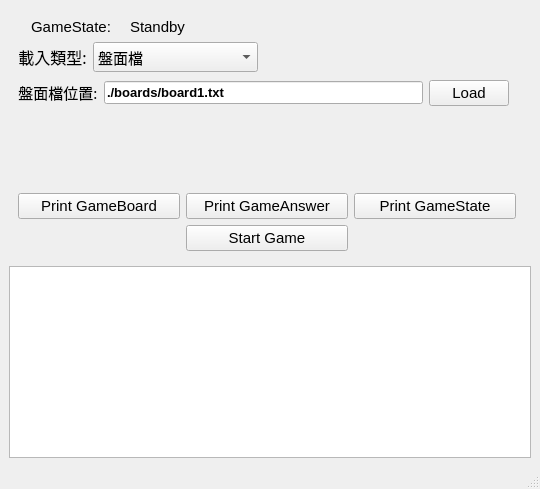
<?xml version="1.0" encoding="UTF-8"?>
<ui version="4.0">
 <class>MainWindow</class>
 <widget class="QMainWindow" name="MainWindow">
  <property name="geometry">
   <rect>
    <x>0</x>
    <y>0</y>
    <width>540</width>
    <height>489</height>
   </rect>
  </property>
  <property name="windowTitle">
   <string>MainWindow</string>
  </property>
  <widget class="QWidget" name="centralwidget">
   <layout class="QGridLayout" name="gridLayout_4">
    <item row="0" column="0">
     <widget class="QStackedWidget" name="choose_play2">
      <property name="currentIndex">
       <number>0</number>
      </property>
      <widget class="QWidget" name="stackedWidget_2Page1">
       <layout class="QGridLayout" name="gridLayout">
        <item row="3" column="0">
         <widget class="QStackedWidget" name="choose_play1">
          <property name="currentIndex">
           <number>0</number>
          </property>
          <widget class="QWidget" name="choose_play1Page1">
           <widget class="QWidget" name="gridLayoutWidget_4">
            <property name="geometry">
             <rect>
              <x>0</x>
              <y>0</y>
              <width>491</width>
              <height>31</height>
             </rect>
            </property>
            <layout class="QGridLayout" name="playing_box_2">
             <item row="0" column="0">
              <widget class="QLabel" name="txt_Load_file_2">
               <property name="sizePolicy">
                <sizepolicy hsizetype="Fixed" vsizetype="Fixed">
                 <horstretch>0</horstretch>
                 <verstretch>0</verstretch>
                </sizepolicy>
               </property>
               <property name="font">
                <font>
                 <family>微軟正黑體</family>
                 <pointsize>11</pointsize>
                </font>
               </property>
               <property name="text">
                <string>盤面檔位置:</string>
               </property>
               <property name="alignment">
                <set>Qt::AlignCenter</set>
               </property>
              </widget>
             </item>
             <item row="0" column="1">
              <widget class="QLineEdit" name="input_Board_2">
               <property name="sizePolicy">
                <sizepolicy hsizetype="Minimum" vsizetype="Fixed">
                 <horstretch>0</horstretch>
                 <verstretch>0</verstretch>
                </sizepolicy>
               </property>
               <property name="font">
                <font>
                 <family>Microsoft YaHei UI</family>
                 <pointsize>10</pointsize>
                 <bold>true</bold>
                </font>
               </property>
               <property name="text">
                <string>./boards/board1.txt</string>
               </property>
              </widget>
             </item>
             <item row="0" column="2">
              <widget class="QPushButton" name="button_Load_2">
               <property name="sizePolicy">
                <sizepolicy hsizetype="Fixed" vsizetype="Fixed">
                 <horstretch>0</horstretch>
                 <verstretch>0</verstretch>
                </sizepolicy>
               </property>
               <property name="font">
                <font>
                 <family>Microsoft YaHei UI</family>
                 <pointsize>11</pointsize>
                </font>
               </property>
               <property name="text">
                <string>Load</string>
               </property>
              </widget>
             </item>
            </layout>
           </widget>
          </widget>
          <widget class="QWidget" name="page_2">
           <widget class="QWidget" name="gridLayoutWidget_11">
            <property name="geometry">
             <rect>
              <x>10</x>
              <y>0</y>
              <width>501</width>
              <height>31</height>
             </rect>
            </property>
            <layout class="QGridLayout" name="playing_box_9">
             <item row="0" column="1">
              <widget class="QSpinBox" name="Rows_count_7">
               <property name="sizePolicy">
                <sizepolicy hsizetype="Fixed" vsizetype="Fixed">
                 <horstretch>0</horstretch>
                 <verstretch>0</verstretch>
                </sizepolicy>
               </property>
               <property name="font">
                <font>
                 <pointsize>10</pointsize>
                </font>
               </property>
              </widget>
             </item>
             <item row="0" column="6">
              <widget class="QPushButton" name="button_Load_9">
               <property name="sizePolicy">
                <sizepolicy hsizetype="Fixed" vsizetype="Fixed">
                 <horstretch>0</horstretch>
                 <verstretch>0</verstretch>
                </sizepolicy>
               </property>
               <property name="font">
                <font>
                 <family>Microsoft YaHei UI</family>
                 <pointsize>11</pointsize>
                </font>
               </property>
               <property name="text">
                <string>Load</string>
               </property>
              </widget>
             </item>
             <item row="0" column="5">
              <widget class="QDoubleSpinBox" name="bomb_count">
               <property name="sizePolicy">
                <sizepolicy hsizetype="Fixed" vsizetype="Fixed">
                 <horstretch>0</horstretch>
                 <verstretch>0</verstretch>
                </sizepolicy>
               </property>
               <property name="font">
                <font>
                 <pointsize>10</pointsize>
                </font>
               </property>
              </widget>
             </item>
             <item row="0" column="0">
              <widget class="QLabel" name="txt_Rows_7">
               <property name="sizePolicy">
                <sizepolicy hsizetype="Fixed" vsizetype="Preferred">
                 <horstretch>0</horstretch>
                 <verstretch>0</verstretch>
                </sizepolicy>
               </property>
               <property name="font">
                <font>
                 <family>Microsoft YaHei UI</family>
                 <pointsize>10</pointsize>
                 <bold>false</bold>
                </font>
               </property>
               <property name="text">
                <string>Rows:</string>
               </property>
               <property name="alignment">
                <set>Qt::AlignCenter</set>
               </property>
              </widget>
             </item>
             <item row="0" column="2">
              <widget class="QLabel" name="txt_Cols_7">
               <property name="sizePolicy">
                <sizepolicy hsizetype="Fixed" vsizetype="Preferred">
                 <horstretch>0</horstretch>
                 <verstretch>0</verstretch>
                </sizepolicy>
               </property>
               <property name="font">
                <font>
                 <family>Microsoft YaHei UI</family>
                 <pointsize>10</pointsize>
                 <bold>false</bold>
                </font>
               </property>
               <property name="text">
                <string>Cows:</string>
               </property>
              </widget>
             </item>
             <item row="0" column="3">
              <widget class="QSpinBox" name="Cows_count_7">
               <property name="sizePolicy">
                <sizepolicy hsizetype="Fixed" vsizetype="Fixed">
                 <horstretch>0</horstretch>
                 <verstretch>0</verstretch>
                </sizepolicy>
               </property>
               <property name="font">
                <font>
                 <pointsize>10</pointsize>
                </font>
               </property>
              </widget>
             </item>
             <item row="0" column="4">
              <widget class="QLabel" name="txt_BombCount_7">
               <property name="sizePolicy">
                <sizepolicy hsizetype="Fixed" vsizetype="Preferred">
                 <horstretch>0</horstretch>
                 <verstretch>0</verstretch>
                </sizepolicy>
               </property>
               <property name="font">
                <font>
                 <family>微軟正黑體</family>
                 <pointsize>11</pointsize>
                </font>
               </property>
               <property name="text">
                <string>炸彈生成率:</string>
               </property>
              </widget>
             </item>
            </layout>
           </widget>
          </widget>
          <widget class="QWidget" name="page">
           <widget class="QWidget" name="choose_play2_3" native="true">
            <property name="geometry">
             <rect>
              <x>0</x>
              <y>0</y>
              <width>501</width>
              <height>41</height>
             </rect>
            </property>
            <widget class="QWidget" name="gridLayoutWidget_10">
             <property name="geometry">
              <rect>
               <x>0</x>
               <y>0</y>
               <width>491</width>
               <height>31</height>
              </rect>
             </property>
             <layout class="QGridLayout" name="playing_box_8">
              <item row="0" column="1">
               <widget class="QSpinBox" name="Rows_count_6">
                <property name="sizePolicy">
                 <sizepolicy hsizetype="Fixed" vsizetype="Fixed">
                  <horstretch>0</horstretch>
                  <verstretch>0</verstretch>
                 </sizepolicy>
                </property>
                <property name="font">
                 <font>
                  <pointsize>10</pointsize>
                 </font>
                </property>
               </widget>
              </item>
              <item row="0" column="3">
               <widget class="QSpinBox" name="Cows_count_6">
                <property name="sizePolicy">
                 <sizepolicy hsizetype="Fixed" vsizetype="Fixed">
                  <horstretch>0</horstretch>
                  <verstretch>0</verstretch>
                 </sizepolicy>
                </property>
                <property name="font">
                 <font>
                  <pointsize>10</pointsize>
                 </font>
                </property>
               </widget>
              </item>
              <item row="0" column="5">
               <widget class="QSpinBox" name="Bomb_count_6">
                <property name="sizePolicy">
                 <sizepolicy hsizetype="Fixed" vsizetype="Fixed">
                  <horstretch>0</horstretch>
                  <verstretch>0</verstretch>
                 </sizepolicy>
                </property>
                <property name="font">
                 <font>
                  <pointsize>10</pointsize>
                 </font>
                </property>
               </widget>
              </item>
              <item row="0" column="2">
               <widget class="QLabel" name="txt_Cols_6">
                <property name="sizePolicy">
                 <sizepolicy hsizetype="Fixed" vsizetype="Preferred">
                  <horstretch>0</horstretch>
                  <verstretch>0</verstretch>
                 </sizepolicy>
                </property>
                <property name="font">
                 <font>
                  <family>Microsoft YaHei UI</family>
                  <pointsize>10</pointsize>
                  <bold>false</bold>
                 </font>
                </property>
                <property name="text">
                 <string>Cows:</string>
                </property>
               </widget>
              </item>
              <item row="0" column="0">
               <widget class="QLabel" name="txt_Rows_6">
                <property name="sizePolicy">
                 <sizepolicy hsizetype="Fixed" vsizetype="Preferred">
                  <horstretch>0</horstretch>
                  <verstretch>0</verstretch>
                 </sizepolicy>
                </property>
                <property name="font">
                 <font>
                  <family>Microsoft YaHei UI</family>
                  <pointsize>10</pointsize>
                  <bold>false</bold>
                 </font>
                </property>
                <property name="text">
                 <string>Rows:</string>
                </property>
                <property name="alignment">
                 <set>Qt::AlignCenter</set>
                </property>
               </widget>
              </item>
              <item row="0" column="4">
               <widget class="QLabel" name="txt_BombCount_6">
                <property name="sizePolicy">
                 <sizepolicy hsizetype="Fixed" vsizetype="Preferred">
                  <horstretch>0</horstretch>
                  <verstretch>0</verstretch>
                 </sizepolicy>
                </property>
                <property name="font">
                 <font>
                  <family>微軟正黑體</family>
                  <pointsize>11</pointsize>
                 </font>
                </property>
                <property name="text">
                 <string>炸彈數量:</string>
                </property>
               </widget>
              </item>
              <item row="0" column="6">
               <widget class="QPushButton" name="button_Load_8">
                <property name="sizePolicy">
                 <sizepolicy hsizetype="Fixed" vsizetype="Fixed">
                  <horstretch>0</horstretch>
                  <verstretch>0</verstretch>
                 </sizepolicy>
                </property>
                <property name="font">
                 <font>
                  <family>Microsoft YaHei UI</family>
                  <pointsize>11</pointsize>
                 </font>
                </property>
                <property name="text">
                 <string>Load</string>
                </property>
               </widget>
              </item>
             </layout>
            </widget>
           </widget>
          </widget>
         </widget>
        </item>
        <item row="0" column="0" colspan="2">
         <layout class="QHBoxLayout" name="horizontalLayout_2">
          <item>
           <widget class="QLabel" name="txt_Game_State">
            <property name="sizePolicy">
             <sizepolicy hsizetype="Preferred" vsizetype="Preferred">
              <horstretch>0</horstretch>
              <verstretch>0</verstretch>
             </sizepolicy>
            </property>
            <property name="font">
             <font>
              <family>Microsoft YaHei UI</family>
              <pointsize>11</pointsize>
             </font>
            </property>
            <property name="text">
             <string>GameState:</string>
            </property>
            <property name="alignment">
             <set>Qt::AlignCenter</set>
            </property>
           </widget>
          </item>
          <item>
           <widget class="QLabel" name="game_state">
            <property name="enabled">
             <bool>true</bool>
            </property>
            <property name="sizePolicy">
             <sizepolicy hsizetype="Fixed" vsizetype="Fixed">
              <horstretch>0</horstretch>
              <verstretch>0</verstretch>
             </sizepolicy>
            </property>
            <property name="font">
             <font>
              <family>Microsoft YaHei UI</family>
              <pointsize>11</pointsize>
             </font>
            </property>
            <property name="acceptDrops">
             <bool>false</bool>
            </property>
            <property name="autoFillBackground">
             <bool>false</bool>
            </property>
            <property name="frameShape">
             <enum>QFrame::NoFrame</enum>
            </property>
            <property name="frameShadow">
             <enum>QFrame::Plain</enum>
            </property>
            <property name="lineWidth">
             <number>1</number>
            </property>
            <property name="midLineWidth">
             <number>0</number>
            </property>
            <property name="text">
             <string>Standby</string>
            </property>
           </widget>
          </item>
          <item>
           <widget class="QLabel" name="label_4">
            <property name="text">
             <string/>
            </property>
           </widget>
          </item>
          <item>
           <widget class="QLabel" name="label_5">
            <property name="text">
             <string/>
            </property>
           </widget>
          </item>
          <item>
           <widget class="QLabel" name="label_3">
            <property name="text">
             <string/>
            </property>
           </widget>
          </item>
         </layout>
        </item>
        <item row="1" column="0">
         <layout class="QHBoxLayout" name="horizontalLayout_7">
          <item>
           <widget class="QLabel" name="txt_Load_type">
            <property name="sizePolicy">
             <sizepolicy hsizetype="Fixed" vsizetype="Preferred">
              <horstretch>0</horstretch>
              <verstretch>0</verstretch>
             </sizepolicy>
            </property>
            <property name="font">
             <font>
              <family>微軟正黑體</family>
              <pointsize>12</pointsize>
             </font>
            </property>
            <property name="text">
             <string>載入類型:</string>
            </property>
            <property name="alignment">
             <set>Qt::AlignCenter</set>
            </property>
           </widget>
          </item>
          <item>
           <widget class="QComboBox" name="type_Play">
            <property name="sizePolicy">
             <sizepolicy hsizetype="Fixed" vsizetype="Fixed">
              <horstretch>0</horstretch>
              <verstretch>0</verstretch>
             </sizepolicy>
            </property>
            <property name="font">
             <font>
              <family>微軟正黑體</family>
              <pointsize>11</pointsize>
             </font>
            </property>
            <property name="mouseTracking">
             <bool>false</bool>
            </property>
            <item>
             <property name="text">
              <string>盤面檔</string>
             </property>
            </item>
            <item>
             <property name="text">
              <string>指定炸彈生成率盤面</string>
             </property>
            </item>
            <item>
             <property name="text">
              <string>指定炸彈數量盤面</string>
             </property>
            </item>
           </widget>
          </item>
          <item>
           <widget class="QLabel" name="label">
            <property name="text">
             <string/>
            </property>
            <property name="scaledContents">
             <bool>false</bool>
            </property>
           </widget>
          </item>
         </layout>
        </item>
        <item row="4" column="0">
         <layout class="QGridLayout" name="button_box">
          <property name="sizeConstraint">
           <enum>QLayout::SetFixedSize</enum>
          </property>
          <item row="0" column="2">
           <widget class="QPushButton" name="button_Print_GameState">
            <property name="font">
             <font>
              <family>Microsoft YaHei UI</family>
              <pointsize>11</pointsize>
             </font>
            </property>
            <property name="text">
             <string>Print GameState</string>
            </property>
           </widget>
          </item>
          <item row="0" column="0">
           <widget class="QPushButton" name="button_Print_GameBoard">
            <property name="font">
             <font>
              <family>Microsoft YaHei UI</family>
              <pointsize>11</pointsize>
             </font>
            </property>
            <property name="text">
             <string>Print GameBoard</string>
            </property>
           </widget>
          </item>
          <item row="0" column="1">
           <widget class="QPushButton" name="button_Print_GameAnswer">
            <property name="font">
             <font>
              <family>Microsoft YaHei UI</family>
              <pointsize>11</pointsize>
             </font>
            </property>
            <property name="styleSheet">
             <string notr="true"/>
            </property>
            <property name="text">
             <string>Print GameAnswer</string>
            </property>
            <property name="icon">
             <iconset theme="camera-web">
              <normaloff>.</normaloff>.</iconset>
            </property>
           </widget>
          </item>
          <item row="1" column="1">
           <widget class="QPushButton" name="button_Start_Game">
            <property name="font">
             <font>
              <family>Microsoft YaHei UI</family>
              <pointsize>11</pointsize>
             </font>
            </property>
            <property name="text">
             <string>Start Game</string>
            </property>
           </widget>
          </item>
         </layout>
        </item>
       </layout>
      </widget>
      <widget class="QWidget" name="page_3">
       <layout class="QGridLayout" name="gridLayout_2">
        <item row="1" column="0">
         <layout class="QHBoxLayout" name="horizontalLayout_3">
          <item>
           <widget class="QLabel" name="txt_Bomb_Count_2">
            <property name="sizePolicy">
             <sizepolicy hsizetype="Fixed" vsizetype="Preferred">
              <horstretch>0</horstretch>
              <verstretch>0</verstretch>
             </sizepolicy>
            </property>
            <property name="font">
             <font>
              <family>Microsoft YaHei UI</family>
              <pointsize>11</pointsize>
             </font>
            </property>
            <property name="text">
             <string>Bomb Count:</string>
            </property>
            <property name="alignment">
             <set>Qt::AlignLeading|Qt::AlignLeft|Qt::AlignVCenter</set>
            </property>
           </widget>
          </item>
          <item>
           <widget class="QLabel" name="Bomb_count">
            <property name="enabled">
             <bool>true</bool>
            </property>
            <property name="sizePolicy">
             <sizepolicy hsizetype="Fixed" vsizetype="Fixed">
              <horstretch>0</horstretch>
              <verstretch>0</verstretch>
             </sizepolicy>
            </property>
            <property name="font">
             <font>
              <family>Microsoft YaHei UI</family>
              <pointsize>11</pointsize>
             </font>
            </property>
            <property name="acceptDrops">
             <bool>false</bool>
            </property>
            <property name="autoFillBackground">
             <bool>false</bool>
            </property>
            <property name="frameShape">
             <enum>QFrame::NoFrame</enum>
            </property>
            <property name="frameShadow">
             <enum>QFrame::Plain</enum>
            </property>
            <property name="lineWidth">
             <number>1</number>
            </property>
            <property name="midLineWidth">
             <number>0</number>
            </property>
            <property name="text">
             <string>0</string>
            </property>
           </widget>
          </item>
         </layout>
        </item>
        <item row="2" column="1">
         <layout class="QHBoxLayout" name="horizontalLayout_6">
          <item>
           <widget class="QLabel" name="txt_Game_State_5">
            <property name="sizePolicy">
             <sizepolicy hsizetype="Fixed" vsizetype="Preferred">
              <horstretch>0</horstretch>
              <verstretch>0</verstretch>
             </sizepolicy>
            </property>
            <property name="font">
             <font>
              <family>Microsoft YaHei UI</family>
              <pointsize>11</pointsize>
             </font>
            </property>
            <property name="text">
             <string>Remain Blank Count:</string>
            </property>
            <property name="alignment">
             <set>Qt::AlignCenter</set>
            </property>
           </widget>
          </item>
          <item>
           <widget class="QLabel" name="remain_blank_count">
            <property name="enabled">
             <bool>true</bool>
            </property>
            <property name="sizePolicy">
             <sizepolicy hsizetype="Fixed" vsizetype="Fixed">
              <horstretch>0</horstretch>
              <verstretch>0</verstretch>
             </sizepolicy>
            </property>
            <property name="font">
             <font>
              <family>Microsoft YaHei UI</family>
              <pointsize>11</pointsize>
             </font>
            </property>
            <property name="acceptDrops">
             <bool>false</bool>
            </property>
            <property name="autoFillBackground">
             <bool>false</bool>
            </property>
            <property name="frameShape">
             <enum>QFrame::NoFrame</enum>
            </property>
            <property name="frameShadow">
             <enum>QFrame::Plain</enum>
            </property>
            <property name="lineWidth">
             <number>1</number>
            </property>
            <property name="midLineWidth">
             <number>0</number>
            </property>
            <property name="text">
             <string>0</string>
            </property>
           </widget>
          </item>
         </layout>
        </item>
        <item row="1" column="1">
         <layout class="QHBoxLayout" name="horizontalLayout_5">
          <item>
           <widget class="QLabel" name="txt_Game_State_4">
            <property name="sizePolicy">
             <sizepolicy hsizetype="Fixed" vsizetype="Preferred">
              <horstretch>0</horstretch>
              <verstretch>0</verstretch>
             </sizepolicy>
            </property>
            <property name="font">
             <font>
              <family>Microsoft YaHei UI</family>
              <pointsize>11</pointsize>
             </font>
            </property>
            <property name="text">
             <string>Flag Count:</string>
            </property>
            <property name="alignment">
             <set>Qt::AlignCenter</set>
            </property>
           </widget>
          </item>
          <item>
           <widget class="QLabel" name="flag_count">
            <property name="enabled">
             <bool>true</bool>
            </property>
            <property name="sizePolicy">
             <sizepolicy hsizetype="Fixed" vsizetype="Fixed">
              <horstretch>0</horstretch>
              <verstretch>0</verstretch>
             </sizepolicy>
            </property>
            <property name="font">
             <font>
              <family>Microsoft YaHei UI</family>
              <pointsize>11</pointsize>
             </font>
            </property>
            <property name="acceptDrops">
             <bool>false</bool>
            </property>
            <property name="autoFillBackground">
             <bool>false</bool>
            </property>
            <property name="frameShape">
             <enum>QFrame::NoFrame</enum>
            </property>
            <property name="frameShadow">
             <enum>QFrame::Plain</enum>
            </property>
            <property name="lineWidth">
             <number>1</number>
            </property>
            <property name="midLineWidth">
             <number>0</number>
            </property>
            <property name="text">
             <string>0</string>
            </property>
           </widget>
          </item>
         </layout>
        </item>
        <item row="0" column="0">
         <layout class="QHBoxLayout" name="horizontalLayout_8">
          <item>
           <widget class="QLabel" name="txt_Game_State_2">
            <property name="sizePolicy">
             <sizepolicy hsizetype="Fixed" vsizetype="Preferred">
              <horstretch>0</horstretch>
              <verstretch>0</verstretch>
             </sizepolicy>
            </property>
            <property name="font">
             <font>
              <family>Microsoft YaHei UI</family>
              <pointsize>11</pointsize>
             </font>
            </property>
            <property name="text">
             <string>GameState:</string>
            </property>
            <property name="alignment">
             <set>Qt::AlignCenter</set>
            </property>
           </widget>
          </item>
          <item>
           <widget class="QLabel" name="game_state_2">
            <property name="enabled">
             <bool>true</bool>
            </property>
            <property name="sizePolicy">
             <sizepolicy hsizetype="Fixed" vsizetype="Fixed">
              <horstretch>0</horstretch>
              <verstretch>0</verstretch>
             </sizepolicy>
            </property>
            <property name="font">
             <font>
              <family>Microsoft YaHei UI</family>
              <pointsize>11</pointsize>
             </font>
            </property>
            <property name="acceptDrops">
             <bool>false</bool>
            </property>
            <property name="autoFillBackground">
             <bool>false</bool>
            </property>
            <property name="frameShape">
             <enum>QFrame::NoFrame</enum>
            </property>
            <property name="frameShadow">
             <enum>QFrame::Plain</enum>
            </property>
            <property name="lineWidth">
             <number>1</number>
            </property>
            <property name="midLineWidth">
             <number>0</number>
            </property>
            <property name="text">
             <string>Playing</string>
            </property>
           </widget>
          </item>
         </layout>
        </item>
        <item row="2" column="0">
         <layout class="QHBoxLayout" name="horizontalLayout_4">
          <item>
           <widget class="QLabel" name="txt_Game_State_3">
            <property name="sizePolicy">
             <sizepolicy hsizetype="Fixed" vsizetype="Preferred">
              <horstretch>0</horstretch>
              <verstretch>0</verstretch>
             </sizepolicy>
            </property>
            <property name="font">
             <font>
              <family>Microsoft YaHei UI</family>
              <pointsize>11</pointsize>
             </font>
            </property>
            <property name="text">
             <string>Open Blank Count:</string>
            </property>
            <property name="alignment">
             <set>Qt::AlignCenter</set>
            </property>
           </widget>
          </item>
          <item>
           <widget class="QLabel" name="open_blank_count">
            <property name="enabled">
             <bool>true</bool>
            </property>
            <property name="sizePolicy">
             <sizepolicy hsizetype="Fixed" vsizetype="Fixed">
              <horstretch>0</horstretch>
              <verstretch>0</verstretch>
             </sizepolicy>
            </property>
            <property name="font">
             <font>
              <family>Microsoft YaHei UI</family>
              <pointsize>11</pointsize>
             </font>
            </property>
            <property name="acceptDrops">
             <bool>false</bool>
            </property>
            <property name="autoFillBackground">
             <bool>false</bool>
            </property>
            <property name="frameShape">
             <enum>QFrame::NoFrame</enum>
            </property>
            <property name="frameShadow">
             <enum>QFrame::Plain</enum>
            </property>
            <property name="lineWidth">
             <number>1</number>
            </property>
            <property name="midLineWidth">
             <number>0</number>
            </property>
            <property name="text">
             <string>0</string>
            </property>
           </widget>
          </item>
         </layout>
        </item>
        <item row="4" column="0" colspan="2">
         <layout class="QHBoxLayout" name="horizontalLayout">
          <item>
           <widget class="QPushButton" name="Print_gameboard">
            <property name="font">
             <font>
              <family>Microsoft YaHei UI</family>
              <pointsize>11</pointsize>
             </font>
            </property>
            <property name="text">
             <string>Print GameBoard</string>
            </property>
           </widget>
          </item>
          <item>
           <widget class="QPushButton" name="Print_gameanswer">
            <property name="font">
             <font>
              <family>Microsoft YaHei UI</family>
              <pointsize>11</pointsize>
             </font>
            </property>
            <property name="text">
             <string>Print GameAnswer</string>
            </property>
           </widget>
          </item>
          <item>
           <widget class="QPushButton" name="Print_gamestate">
            <property name="font">
             <font>
              <family>Microsoft YaHei UI</family>
              <pointsize>11</pointsize>
             </font>
            </property>
            <property name="text">
             <string>Print Gamestate</string>
            </property>
           </widget>
          </item>
         </layout>
        </item>
        <item row="0" column="1">
         <widget class="QPushButton" name="pushButton">
          <property name="text">
           <string>PushButton</string>
          </property>
         </widget>
        </item>
       </layout>
      </widget>
     </widget>
    </item>
    <item row="1" column="0">
     <layout class="QGridLayout" name="gridLayout_3">
      <property name="sizeConstraint">
       <enum>QLayout::SetFixedSize</enum>
      </property>
      <item row="0" column="0" rowspan="2">
       <widget class="QListView" name="keep_layout">
        <property name="sizePolicy">
         <sizepolicy hsizetype="Preferred" vsizetype="Minimum">
          <horstretch>0</horstretch>
          <verstretch>0</verstretch>
         </sizepolicy>
        </property>
        <property name="styleSheet">
         <string notr="true"/>
        </property>
       </widget>
      </item>
     </layout>
    </item>
   </layout>
  </widget>
  <widget class="QMenuBar" name="menubar">
   <property name="geometry">
    <rect>
     <x>0</x>
     <y>0</y>
     <width>540</width>
     <height>17</height>
    </rect>
   </property>
  </widget>
  <widget class="QStatusBar" name="statusbar"/>
 </widget>
 <resources/>
 <connections/>
</ui>
